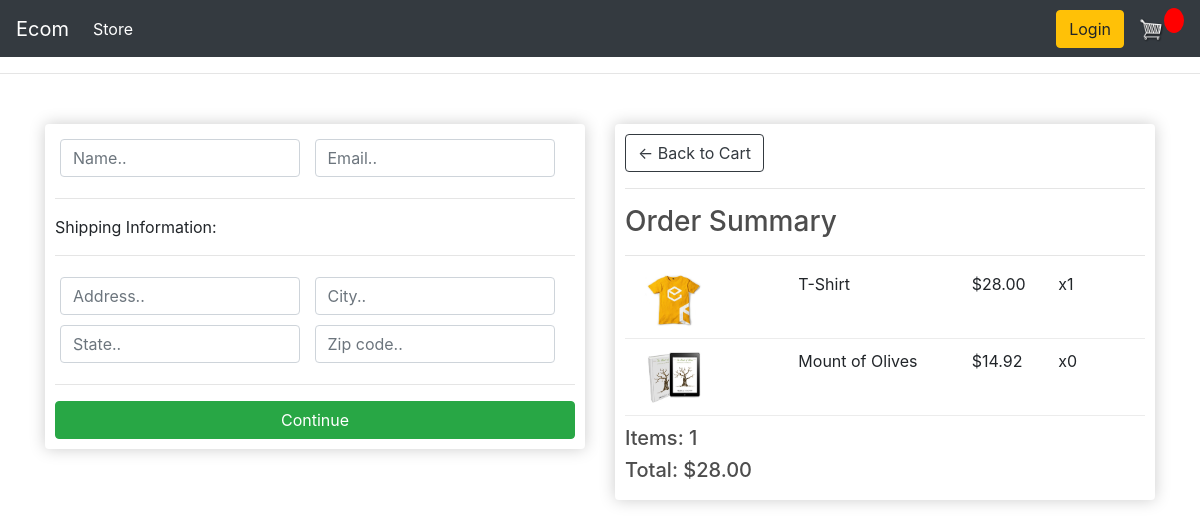
The app's page /checkout/ (signed in) with its own data.
### store/models.py (models this page shows, shortened)
class OrderItem(models.Model):
    product = models.ForeignKey(Product, null=True, on_delete=models.SET_NULL)
    order = models.ForeignKey(Order, on_delete=models.SET_NULL, null=True)
    quantity = models.IntegerField(default= 0, null=True, blank=True)
    date_added = models.DateTimeField(auto_now_add=True)
    @property
    def get_total(self):
        total = self.quantity * self.product.price
        return total

class Product(models.Model):
    name = models.CharField(max_length=200)
    price = models.FloatField()
    digital = models.BooleanField(default=False, null=True, blank=True)
    image = models.ImageField(blank=True, null=True)
    @property
    def imageUrl(self):
        try:
            url = self.image.url
        except:
            url = ''
        return url

class Order(models.Model):
    customer = models.ForeignKey(Customer, on_delete=models.SET_NULL, null=True, blank=True)
    date_ordered = models.DateTimeField(auto_now_add=True)
    completed = models.BooleanField(default=False)
    transaction_id = models.FloatField(max_length=100, null=True)
    @property
    def total_item(self):
        orderitems = self.orderitem_set.all()
        total = sum([item.quantity for item in orderitems])
        return total
    @property
    def total_cost(self):
        orderitems = self.orderitem_set.all()
        total = sum([item.get_total for item in orderitems])
        return total

### store/views.py (the view)
# urls.py: path('checkout/', views.checkout, name='checkout'),
def checkout(request):
    if request.user.is_authenticated:
        customer = request.user.customer
        order, created = Order.objects.get_or_create(customer=customer, completed=False)
        items = order.orderitem_set.all()
    else:
        items = []
        order = {'total_item':0, 'total_cost':0, 'shipping':False}
    context = {
        'items':items,
        'order':order
    }
    return render(request, 'store/checkout.html', context)

### store/templates/store/checkout.html (shortened to what this page needs)
{% extends 'store/main.html' %}
{% load static %}
{% block content %}
     <div class="row">
		<div class="col-lg-6">
			<div class="box-element" id="form-wrapper">
				<form id="form">
					<div id="user-info">
						<div class="form-field">
							<input required class="form-control" type="text" name="name" placeholder="Name..">
						</div>
						<div class="form-field">
							<input required class="form-control" type="email" name="email" placeholder="Email..">
						</div>
					</div>
					<div id="shipping-info">
						<hr>
						<p>Shipping Information:</p>
						<hr>
						<div class="form-field">
							<input class="form-control" type="text" name="address" placeholder="Address..">
						</div>
						<div class="form-field">
							<input class="form-control" type="text" name="city" placeholder="City..">
						</div>
						<div class="form-field">
							<input class="form-control" type="text" name="state" placeholder="State..">
						</div>
						<div class="form-field">
							<input class="form-control" type="text" name="zipcode" placeholder="Zip code..">
						</div>
					</div>
					<hr>
					<input id="form-button" class="btn btn-success btn-block" type="submit" value="Continue">
				</form>
			</div>
			<br>
		</div>
		<div class="col-lg-6">
			<div class="box-element">
				<a  class="btn btn-outline-dark" href="{% url 'cart' %}">&#x2190; Back to Cart</a>
				<hr>
				<h3>Order Summary</h3>
				<hr>
				{% for item in items %}
				<div class="cart-row">
					<div style="flex:2"><img class="row-image" src="{{ item.product.imageUrl }}"></div>
					<div style="flex:2"><p>{{ item.product.name }}</p></div>
					<div style="flex:1"><p>${{ item.product.price|floatformat:2 }}</p></div>
					<div style="flex:1"><p>x{{ item.quantity }}</p></div>
				</div>
				{% endfor %}
				<h5>Items:   {{ order.total_item }}</h5>
				<h5>Total:   ${{ order.total_cost|floatformat:2 }}</h5>
			</div>
		</div>
	</div>
{% endblock content %}

### static/css/main.css (style rules this page uses)
body { background-color: hsl(0, 0%, 98%); }
h1,h2,h3,h4,h5,h6 { color:hsl(0, 0%, 30%); }
.box-element { box-shadow:hsl(0, 0%, 80%) 0 0 16px; background-color: #fff; border-radius: 4px; padding: 10px; }
.col-lg-4, .col-lg-6, .col-lg-8, .col-lg-12 { margin-top: 10px; }
.btn { border-radius: 0; }
.row-image { width: 100px; }
.form-field { width:250px; display: inline-block; padding: 5px; }
.cart-row { display: flex; align-items: flex-stretch; padding-bottom: 10px; margin-bottom: 10px; border-bottom: 1px solid #ececec; }

### records on screen
OrderItem: product.imageUrl (picture), product.name "T-Shirt", product.price "28.00", quantity "1"
OrderItem: product.imageUrl (picture), product.name "Mount of Olives", product.price "14.92", quantity "0"
Order: total_item "1", total_cost "28.00"
